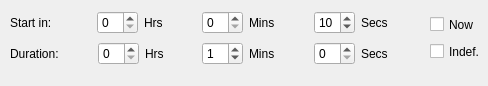
<ui version="4.0" >
 <class>AcqTimedParams</class>
 <widget class="QWidget" name="AcqTimedParams" >
  <property name="geometry" >
   <rect>
    <x>0</x>
    <y>0</y>
    <width>488</width>
    <height>86</height>
   </rect>
  </property>
  <property name="windowTitle" >
   <string>Form</string>
  </property>
  <property name="toolTip" >
   <string>Specify start and duration times for the acquisition</string>
  </property>
  <widget class="QWidget" name="layoutWidget" >
   <property name="geometry" >
    <rect>
     <x>10</x>
     <y>11</y>
     <width>411</width>
     <height>23</height>
    </rect>
   </property>
   <layout class="QHBoxLayout" >
    <item>
     <widget class="QLabel" name="startLbl" >
      <property name="text" >
       <string>Start in:  </string>
      </property>
     </widget>
    </item>
    <item>
     <spacer>
      <property name="orientation" >
       <enum>Qt::Horizontal</enum>
      </property>
      <property name="sizeHint" >
       <size>
        <width>40</width>
        <height>20</height>
       </size>
      </property>
     </spacer>
    </item>
    <item>
     <widget class="QSpinBox" name="startHrsSB" >
      <property name="maximum" >
       <number>23</number>
      </property>
     </widget>
    </item>
    <item>
     <widget class="QLabel" name="hrsLbl" >
      <property name="text" >
       <string>Hrs</string>
      </property>
     </widget>
    </item>
    <item>
     <spacer>
      <property name="orientation" >
       <enum>Qt::Horizontal</enum>
      </property>
      <property name="sizeHint" >
       <size>
        <width>40</width>
        <height>20</height>
       </size>
      </property>
     </spacer>
    </item>
    <item>
     <widget class="QSpinBox" name="startMinsSB" >
      <property name="maximum" >
       <number>59</number>
      </property>
     </widget>
    </item>
    <item>
     <widget class="QLabel" name="minsLbl" >
      <property name="text" >
       <string>Mins</string>
      </property>
     </widget>
    </item>
    <item>
     <spacer>
      <property name="orientation" >
       <enum>Qt::Horizontal</enum>
      </property>
      <property name="sizeHint" >
       <size>
        <width>40</width>
        <height>20</height>
       </size>
      </property>
     </spacer>
    </item>
    <item>
     <widget class="QSpinBox" name="startSecsSB" >
      <property name="maximum" >
       <number>59</number>
      </property>
      <property name="value" >
       <number>10</number>
      </property>
     </widget>
    </item>
    <item>
     <widget class="QLabel" name="secsLbl" >
      <property name="text" >
       <string>Secs</string>
      </property>
     </widget>
    </item>
    <item>
     <spacer>
      <property name="orientation" >
       <enum>Qt::Horizontal</enum>
      </property>
      <property name="sizeHint" >
       <size>
        <width>40</width>
        <height>20</height>
       </size>
      </property>
     </spacer>
    </item>
   </layout>
  </widget>
  <widget class="QCheckBox" name="nowCB" >
   <property name="geometry" >
    <rect>
     <x>430</x>
     <y>14</y>
     <width>80</width>
     <height>21</height>
    </rect>
   </property>
   <property name="text" >
    <string>Now</string>
   </property>
  </widget>
  <widget class="QCheckBox" name="indefCB" >
   <property name="geometry" >
    <rect>
     <x>430</x>
     <y>41</y>
     <width>80</width>
     <height>21</height>
    </rect>
   </property>
   <property name="text" >
    <string>Indef.</string>
   </property>
  </widget>
  <widget class="QWidget" name="layoutWidget" >
   <property name="geometry" >
    <rect>
     <x>10</x>
     <y>42</y>
     <width>411</width>
     <height>23</height>
    </rect>
   </property>
   <layout class="QHBoxLayout" >
    <item>
     <widget class="QLabel" name="durLbl" >
      <property name="text" >
       <string>Duration:</string>
      </property>
     </widget>
    </item>
    <item>
     <spacer>
      <property name="orientation" >
       <enum>Qt::Horizontal</enum>
      </property>
      <property name="sizeHint" >
       <size>
        <width>40</width>
        <height>20</height>
       </size>
      </property>
     </spacer>
    </item>
    <item>
     <widget class="QSpinBox" name="durHrsSB" >
      <property name="maximum" >
       <number>23</number>
      </property>
     </widget>
    </item>
    <item>
     <widget class="QLabel" name="hrsLbl2" >
      <property name="text" >
       <string>Hrs</string>
      </property>
     </widget>
    </item>
    <item>
     <spacer>
      <property name="orientation" >
       <enum>Qt::Horizontal</enum>
      </property>
      <property name="sizeHint" >
       <size>
        <width>40</width>
        <height>20</height>
       </size>
      </property>
     </spacer>
    </item>
    <item>
     <widget class="QSpinBox" name="durMinsSB" >
      <property name="maximum" >
       <number>59</number>
      </property>
      <property name="value" >
       <number>1</number>
      </property>
     </widget>
    </item>
    <item>
     <widget class="QLabel" name="minsLbl2" >
      <property name="text" >
       <string>Mins</string>
      </property>
     </widget>
    </item>
    <item>
     <spacer>
      <property name="orientation" >
       <enum>Qt::Horizontal</enum>
      </property>
      <property name="sizeHint" >
       <size>
        <width>40</width>
        <height>20</height>
       </size>
      </property>
     </spacer>
    </item>
    <item>
     <widget class="QSpinBox" name="durSecsSB" >
      <property name="maximum" >
       <number>59</number>
      </property>
     </widget>
    </item>
    <item>
     <widget class="QLabel" name="secsLbl2" >
      <property name="text" >
       <string>Secs</string>
      </property>
     </widget>
    </item>
    <item>
     <spacer>
      <property name="orientation" >
       <enum>Qt::Horizontal</enum>
      </property>
      <property name="sizeHint" >
       <size>
        <width>40</width>
        <height>20</height>
       </size>
      </property>
     </spacer>
    </item>
   </layout>
  </widget>
 </widget>
 <resources/>
 <connections>
  <connection>
   <sender>nowCB</sender>
   <signal>toggled(bool)</signal>
   <receiver>startLbl</receiver>
   <slot>setDisabled(bool)</slot>
   <hints>
    <hint type="sourcelabel" >
     <x>469</x>
     <y>24</y>
    </hint>
    <hint type="destinationlabel" >
     <x>35</x>
     <y>22</y>
    </hint>
   </hints>
  </connection>
  <connection>
   <sender>nowCB</sender>
   <signal>toggled(bool)</signal>
   <receiver>startHrsSB</receiver>
   <slot>setDisabled(bool)</slot>
   <hints>
    <hint type="sourcelabel" >
     <x>469</x>
     <y>24</y>
    </hint>
    <hint type="destinationlabel" >
     <x>115</x>
     <y>22</y>
    </hint>
   </hints>
  </connection>
  <connection>
   <sender>nowCB</sender>
   <signal>toggled(bool)</signal>
   <receiver>hrsLbl</receiver>
   <slot>setDisabled(bool)</slot>
   <hints>
    <hint type="sourcelabel" >
     <x>469</x>
     <y>24</y>
    </hint>
    <hint type="destinationlabel" >
     <x>157</x>
     <y>22</y>
    </hint>
   </hints>
  </connection>
  <connection>
   <sender>nowCB</sender>
   <signal>toggled(bool)</signal>
   <receiver>startMinsSB</receiver>
   <slot>setDisabled(bool)</slot>
   <hints>
    <hint type="sourcelabel" >
     <x>469</x>
     <y>24</y>
    </hint>
    <hint type="destinationlabel" >
     <x>221</x>
     <y>22</y>
    </hint>
   </hints>
  </connection>
  <connection>
   <sender>nowCB</sender>
   <signal>toggled(bool)</signal>
   <receiver>minsLbl</receiver>
   <slot>setDisabled(bool)</slot>
   <hints>
    <hint type="sourcelabel" >
     <x>469</x>
     <y>24</y>
    </hint>
    <hint type="destinationlabel" >
     <x>267</x>
     <y>22</y>
    </hint>
   </hints>
  </connection>
  <connection>
   <sender>nowCB</sender>
   <signal>toggled(bool)</signal>
   <receiver>startSecsSB</receiver>
   <slot>setDisabled(bool)</slot>
   <hints>
    <hint type="sourcelabel" >
     <x>469</x>
     <y>24</y>
    </hint>
    <hint type="destinationlabel" >
     <x>336</x>
     <y>22</y>
    </hint>
   </hints>
  </connection>
  <connection>
   <sender>nowCB</sender>
   <signal>toggled(bool)</signal>
   <receiver>secsLbl</receiver>
   <slot>setDisabled(bool)</slot>
   <hints>
    <hint type="sourcelabel" >
     <x>469</x>
     <y>24</y>
    </hint>
    <hint type="destinationlabel" >
     <x>382</x>
     <y>22</y>
    </hint>
   </hints>
  </connection>
  <connection>
   <sender>indefCB</sender>
   <signal>toggled(bool)</signal>
   <receiver>durLbl</receiver>
   <slot>setDisabled(bool)</slot>
   <hints>
    <hint type="sourcelabel" >
     <x>469</x>
     <y>51</y>
    </hint>
    <hint type="destinationlabel" >
     <x>35</x>
     <y>53</y>
    </hint>
   </hints>
  </connection>
  <connection>
   <sender>indefCB</sender>
   <signal>toggled(bool)</signal>
   <receiver>durHrsSB</receiver>
   <slot>setDisabled(bool)</slot>
   <hints>
    <hint type="sourcelabel" >
     <x>469</x>
     <y>51</y>
    </hint>
    <hint type="destinationlabel" >
     <x>115</x>
     <y>53</y>
    </hint>
   </hints>
  </connection>
  <connection>
   <sender>indefCB</sender>
   <signal>toggled(bool)</signal>
   <receiver>durMinsSB</receiver>
   <slot>setDisabled(bool)</slot>
   <hints>
    <hint type="sourcelabel" >
     <x>469</x>
     <y>51</y>
    </hint>
    <hint type="destinationlabel" >
     <x>221</x>
     <y>53</y>
    </hint>
   </hints>
  </connection>
  <connection>
   <sender>indefCB</sender>
   <signal>toggled(bool)</signal>
   <receiver>durSecsSB</receiver>
   <slot>setDisabled(bool)</slot>
   <hints>
    <hint type="sourcelabel" >
     <x>469</x>
     <y>51</y>
    </hint>
    <hint type="destinationlabel" >
     <x>336</x>
     <y>53</y>
    </hint>
   </hints>
  </connection>
  <connection>
   <sender>indefCB</sender>
   <signal>toggled(bool)</signal>
   <receiver>hrsLbl2</receiver>
   <slot>setDisabled(bool)</slot>
   <hints>
    <hint type="sourcelabel" >
     <x>469</x>
     <y>51</y>
    </hint>
    <hint type="destinationlabel" >
     <x>157</x>
     <y>53</y>
    </hint>
   </hints>
  </connection>
  <connection>
   <sender>indefCB</sender>
   <signal>toggled(bool)</signal>
   <receiver>minsLbl2</receiver>
   <slot>setDisabled(bool)</slot>
   <hints>
    <hint type="sourcelabel" >
     <x>469</x>
     <y>51</y>
    </hint>
    <hint type="destinationlabel" >
     <x>267</x>
     <y>53</y>
    </hint>
   </hints>
  </connection>
  <connection>
   <sender>indefCB</sender>
   <signal>toggled(bool)</signal>
   <receiver>secsLbl2</receiver>
   <slot>setDisabled(bool)</slot>
   <hints>
    <hint type="sourcelabel" >
     <x>469</x>
     <y>51</y>
    </hint>
    <hint type="destinationlabel" >
     <x>382</x>
     <y>53</y>
    </hint>
   </hints>
  </connection>
 </connections>
</ui>
